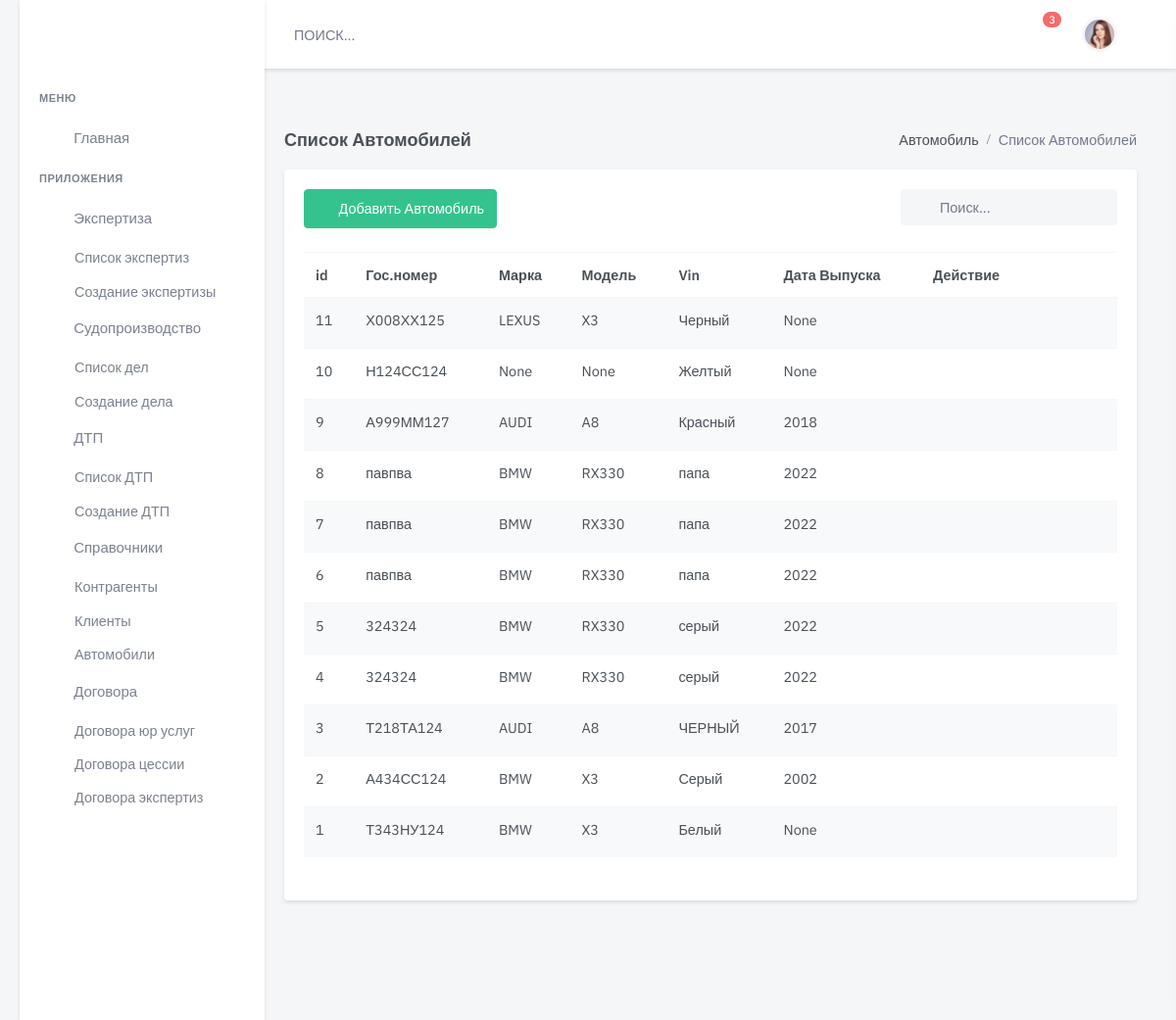
Before: /auto/ with the older database file.
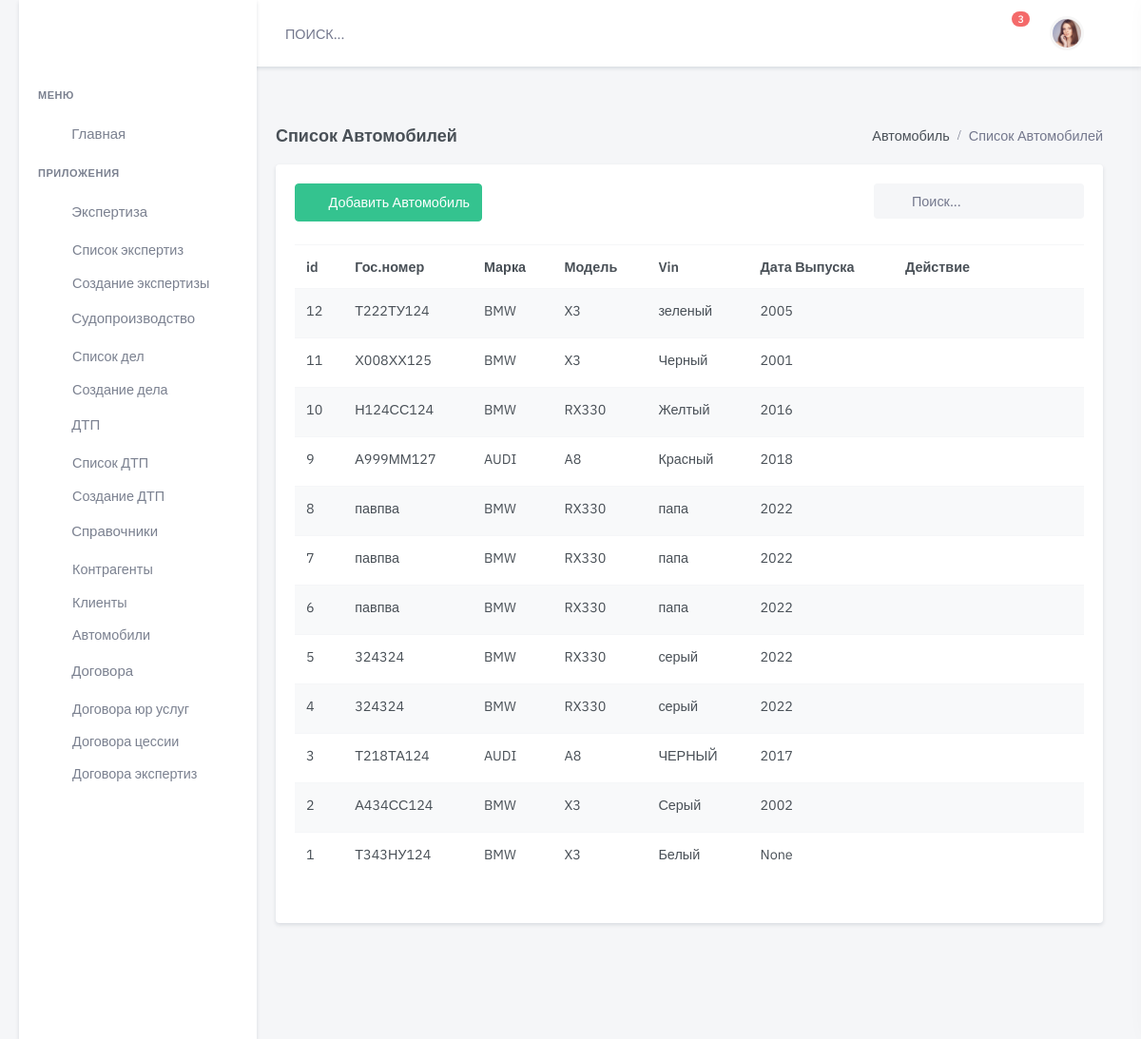
After: the same page with the newer database file.
### auto/models.py (models this page shows, shortened)
class Car(models.Model):
    model = models.ForeignKey(
        Model, blank=True,
        on_delete=models.CASCADE,
        related_name='model',
        null=True,
        verbose_name='Модель '
    )
    marka = models.ForeignKey(
        Brend,
        blank=True,
        on_delete=models.CASCADE,
        related_name='marka',
        null=True,
        verbose_name='Марка '
    )
    number = models.CharField(
        max_length=24,
        blank=True,
        null=True,
        default=None,
        verbose_name='Гос.номер '
    )
    color = models.CharField(
        max_length=24,
        blank=True,
        null=True,
        default=None,
        verbose_name='Цвет')
    date_made = models.PositiveSmallIntegerField(
        blank=True,
        null=True,
        verbose_name='Год выпуска'
    )
    sts_s = models.CharField(
        max_length=4,
        blank=True,
        null=True,
        default=None,
        verbose_name='Серия СТС'
    )
    sts_n = models.CharField(
        max_length=11,
        blank=True,
        null=True,
        default=None,
        verbose_name='Номер СТС')
    sts_date = models.DateField(
        blank=True,
        null=True,
        default=None,
        verbose_name='Дата выдачи СТС'
    )
    pts_s = models.CharField(
        max_length=4,
        blank=True,
        null=True,
        default=None,
        verbose_name='Серия ПТС'
    )
    pts_n = models.CharField(
        max_length=11,
        blank=True,
        null=True,
        default=None,
        verbose_name='Номер ПТС'
    )
    pts_date = models.DateField(
        blank=True,
        null=True,
        default=None,
        verbose_name='Дата выдачи ПТС'
    )
    vin = models.CharField(
        max_length=24,
        blank=True,
        null=True,
        default=None,
        verbose_name='VIN номер')
    driver = models.CharField(
        max_length=24,
        blank=True,
        null=True,
        default=None,
        verbose_name='Сделать ссылку на клиента ')
    Comment = models.CharField(
        max_length=500,
        blank=True, null=True,
        default=None,
        verbose_name='Комментарий'
    )
    is_active = models.BooleanField(default=True)
    created = models.DateTimeField(auto_now_add=True, auto_now=False)
    updated = models.DateTimeField(auto_now_add=False, auto_now=True)
    class Meta:
        verbose_name = "Транспортное средство  "
        verbose_name_plural = "Транспортные средства"
        ordering = ['-created']

class Brend(models.Model):
    name = models.CharField(
        max_length=30,
        blank=True,
        null=True,
        default=None,
        verbose_name='Марка ТС ')
    is_active = models.BooleanField(default=True)
    created = models.DateTimeField(auto_now_add=True, auto_now=False)
    updated = models.DateTimeField(auto_now_add=False, auto_now=True)
    def __str__(self):
        return self.name
    class Meta:
        verbose_name = "Марка ТС"
        verbose_name_plural = "Марки ТС"

class Model(models.Model):
    name = models.CharField(
        max_length=30,
        blank=True,
        null=True,
        default=None,
        verbose_name='Модель ТС '
    )
    brand_auto = models.ForeignKey(
        Brend,
        on_delete=models.CASCADE,
        verbose_name='Марка Авто'
    )
    is_active = models.BooleanField(default=True)
    created = models.DateTimeField(auto_now_add=True, auto_now=False)
    updated = models.DateTimeField(auto_now_add=False, auto_now=True)
    def __str__(self):
        return '{}'.format(self.name)
    class Meta:
        db_table = 'automarket_target_model'
    ordering = ['brand_auto', 'name']
    verbose_name = "Модель ТС"
    verbose_name_plural = "Модель ТС"

### auto/views.py (the view)
# urls.py: path('', auto_list, name='auto-list'),
def auto_list(request):
    auto = Car.objects.all()
    return render(request, 'dist/handbk/auto/auto-list.html', {'results': auto})

### templates/dist/handbk/auto/auto-list.html (shortened to what this page needs)
{% extends 'dist/include/base.html' %}
{% load static %}
{% block content %}
  <div class="main-content">
    <div class="page-content">
      <div class="container-fluid">
        <div class="row">
          <div class="col-12">
            <div class="page-title-box d-flex align-items-center justify-content-between">
              <h4 class="mb-0">Список Автомобилей</h4>
              <div class="page-title-right">
                <ol class="breadcrumb m-0">
                  <li class="breadcrumb-item"><a href="javascript: void(0);">Автомобиль</a></li>
                  <li class="breadcrumb-item active">Список Автомобилей</li>
                </ol>
              </div>
            </div>
          </div>
        </div>
        <div class="row">
          <div class="col-lg-12">
            <div class="card">
              <div class="card-body">
                <div class="row mb-2">
                  <div class="col-md-6">
                    <div class="mb-3">
                      <a href="{% url 'auto-new' %}" class="btn btn-success waves-effect waves-light">
                        <i class="mdi mdi-plus me-2"></i> Добавить Автомобиль</a>
                    </div>
                  </div>
                  <div class="col-md-6">
                    <div class="form-inline float-md-end mb-3">
                      <div class="search-box ms-2">
                        <div class="position-relative">
                          <form>
                            <input name="find" type="text" id="find" onclick="this.select();"
                                   class="form-control rounded bg-light border-0" placeholder="Поиск...">
                          </form>
                        </div>
                      </div>
                    </div>
                  </div>
                </div>
                <div class="table-responsive mb-4">
                  <table class="table table-striped table-nowrap mb-0">
                    <thead>
                    <tr>
                      <th scope="col">id</th>
                      <th scope="col">Гос.номер</th>
                      <th scope="col">Марка</th>
                      <th scope="col">Модель</th>
                      <th scope="col">Vin</th>
                      <th scope="col">Дата Выпуска</th>
                      <th scope="col" style="width: 200px;">Действие</th>
                    </tr>
                    </thead>
                    <tbody>
                    {% for item in results %}
                      <tr>
                        <td>
                          <a href="/auto/edit/{{ item.id }}/" class="text-body">{{ item.id }}</a>
                        </td>
                        <td>
                          <a href="/auto/edit/{{ item.id }}/" class="text-body">{{ item.number }}</a>
                        </td>
                        <td>{{ item.marka }}</td>
                        <td>{{ item.model }}</td>
                        <td>{{ item.color }}</td>
                        <td>{{ item.date_made }}</td>
                        <td>
                          <ul class="list-inline mb-0">
                            <li class="list-inline-item">
                              <a href="javascript:void(0);" class="px-2 text-danger"></a>
                            </li>
                            <li class="list-inline-item dropdown">
                              <a class="text-muted dropdown-toggle font-size-18 px-2" href="#"
                                 role="button"
                                 data-bs-toggle="dropdown" aria-haspopup="true">
                              </a>
                            </li>
                          </ul>
                        </td>
                      </tr>
                    {% endfor %}
                    </tbody>
                  </table>
                </div>
              </div>
            </div>
          </div>
        </div>
      </div>
    </div>
  </div>
{% endblock content %}

### templates/dist/include/base.html (shortened to what this page needs)
{% load static %}
<!DOCTYPE html>
<div lang="ru">
    <head>
        <link href="static/css/accident-main.css" rel="stylesheet" type="text/css">
        <link href="/static/assets/css/bootstrap.min.css" id="bootstrap-style" rel="stylesheet" type="text/css"/>
        <link href="/static/assets/libs/@chenfengyuan/datepicker/datepicker.min.css" rel="stylesheet">
        <link href="/static/assets/libs/bootstrap-datepicker/css/bootstrap-datepicker.min.css" rel="stylesheet' %}">
        <link href="/static/assets/css/icons.min.css" rel="stylesheet" type="text/css"/>
        <link href="/static/assets/libs/select2/css/select2.min.css" rel="stylesheet" type="text/css"/>
        <link href="/static/assets/libs/datatables.net-responsive-bs4/css/responsive.bootstrap4.min.css"
              rel="stylesheet" type="text/css"/>
        <link href="/static/assets/css/app.min.css" id="app-style" rel="stylesheet" type="text/css"/>
    </head>
    <body>
    <div id="layout-wrapper">
        {% block topbar%}
        {% include "dist/include/topbar.html" %}
        {% endblock %}
        {% block sidebar%}
        {% include "dist/include/sidebar.html" %}
        {% endblock %}
        {% block content %}{% endblock %}
                </div>
            </div>
    <link href="/static/assets/libs/datatables.net-bs4/css/dataTables.bootstrap4.min.css" rel="stylesheet"
          type="text/css"/>
    <link href="/static/assets/libs/datatables.net-buttons-bs4/css/buttons.bootstrap4.min.css" rel="stylesheet"
          type="text/css"/>
</body>
</html>

### templates/dist/include/topbar.html (shortened to what this page needs)
        <header id="page-topbar">
            <div class="navbar-header">
                <div class="d-flex">
                    <form class="app-search d-none d-lg-block">
                        <div class="position-relative">
                            <input type="text" class="form-control" placeholder="ПОИСК...">
                        </div>
                    </form>
                </div>
                <div class="d-flex">
                    <div class="dropdown d-none d-lg-inline-block ms-1">
                        <button type="button" class="btn header-item noti-icon waves-effect"
                                data-bs-toggle="dropdown" aria-haspopup="true" aria-expanded="false">
                        </button>
                        <div class="dropdown d-none d-lg-inline-block ms-1">
                            <button type="button" class="btn header-item noti-icon waves-effect"
                                    data-bs-toggle="fullscreen">
                            </button>
                        </div>
                        <div class="dropdown d-inline-block">
                            <button type="button" class="btn header-item noti-icon waves-effect"
                                    id="page-header-notifications-dropdown"
                                    data-bs-toggle="dropdown" aria-haspopup="true" aria-expanded="false">
                                <span class="badge bg-danger rounded-pill">3</span>
                            </button>
                        </div>
                        <div class="dropdown d-inline-block">
                            <button type="button" class="btn header-item waves-effect" id="page-header-user-dropdown"
                                    data-bs-toggle="dropdown" aria-haspopup="true" aria-expanded="false">
                                <img class="rounded-circle header-profile-user"
                                     src="/assets/images/users/avatar-4.jpg"
                                     alt="Header Avatar">
                            </button>
                        </div>
                        <div class="dropdown d-inline-block">
                            <button type="button" class="btn header-item noti-icon right-bar-toggle waves-effect">
                            </button>
                        </div>
                    </div>
                </div>
            </div>
        </header>

### templates/dist/include/sidebar.html (shortened to what this page needs)
    <div class="vertical-menu">
      <button type="button" class="btn btn-sm px-3 font-size-16 header-item waves-effect vertical-menu-btn">
        <i class="fa fa-fw fa-bars"></i>
      </button>
      <div data-simplebar class="sidebar-menu-scroll">
        <div id="sidebar-menu">
          <ul class="metismenu list-unstyled" id="side-menu">
            <li class="menu-title">Меню</li>
            <li>
              <a href="base.html">
                <i class="uil-home-alt"></i>
                <span>Главная</span>
              </a>
            </li>
            <li class="menu-title">Приложения</li>
            <li>
              <a href="javascript: void(0);" class="has-arrow waves-effect">
                <i class="uil-invoice"></i>
                <span>Экспертиза</span>
              </a>
              <ul class="sub-menu" aria-expanded="false">
                <li><a href={% url 'expert-list' %}>Список экспертиз</a></li>
                <li><a href={% url 'expert-new' %}>Создание экспертизы</a></li>
              </ul>
            </li>
            <li>
              <a href="javascript: void(0);" class="has-arrow waves-effect">
                <i class="uil-invoice"></i>
                <span>Судопроизводство</span>
              </a>
              <ul class="sub-menu" aria-expanded="false">
                <li><a href={% url 'court-list' %}>Список дел</a></li>
                <li><a href={% url 'court-new' %}>Создание дела</a></li>
              </ul>
            </li>
            <li>
              <a href="javascript: void(0);" class="has-arrow waves-effect">
                <i class="uil-invoice"></i>
                <span>ДТП</span>
              </a>
              <ul class="sub-menu" aria-expanded="false">
                <li><a href={% url 'accident-list' %}>Список ДТП</a></li>
                <li><a href={% url 'accident-new' %}>Создание ДТП</a></li>
              </ul>
            </li>
            <li>
              <a href="javascript: void(0);" class="has-arrow waves-effect">
                <i class="uil-book-alt"></i>
                <span>Справочники</span>
              </a>
              <ul class="sub-menu" aria-expanded="false">
                <li><a href={% url 'company-list' %}>Контрагенты</a></li>
                <li><a href={% url 'client-list' %}>Клиенты</a></li>
                <li><a href={% url 'auto-list' %}>Автомобили</a></li>
              </ul>
            </li>
            <li>
              <a href="javascript: void(0);" class="has-arrow waves-effect">
                <i class="uil-invoice"></i>
                <span>Договора</span>
              </a>
              <ul class="sub-menu" aria-expanded="false">
                <li><a href={% url 'expert-list' %}>Договора юр услуг</a></li>
                <li><a href={% url 'expert-list' %}>Договора цессии</a></li>
                <li><a href={% url 'expert-list' %}>Договора экспертиз</a></li>
              </ul>
            </li>
          </ul>
        </div>
      </div>
    </div>

### static/css/accident-main.css (style rules this page uses)
body { font-family: sans-serif; background: #E8E8E8; padding: 20px; font-size: 17px; }
@media (max-width:1311px) { body { margin:0%; } }

Changed rows visible on the page:
added Car: id "12", number "Т222ТУ124", marka "BMW", model "X3", color "зеленый", date_made "2005"
changed Car "Х008ХХ125": marka "LEXUS" → "BMW"; date_made "None" → "2001"
changed Car "Н124СС124": marka "None" → "BMW"; model "None" → "RX330"; date_made "None" → "2016"
